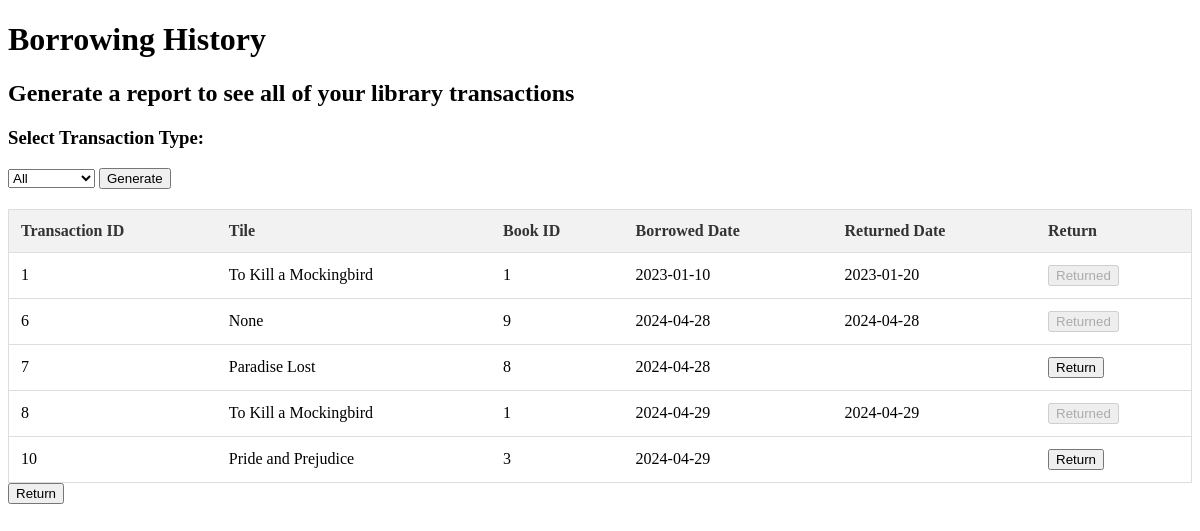
Screenshot of /borrowHistory (signed in) with the database file from the repository.
### tables this page shows
CREATE TABLE "Transactions" (
	"Transaction_ID"	INTEGER,
	"Book_ID"	INTEGER,
	"Title"	TEXT,
	"User_ID"	INTEGER,
	"Librarian_ID"	INTEGER,
	"Borrowed_Date"	DATE,
	"Returned_Date"	DATE,
	PRIMARY KEY("Transaction_ID"),
	FOREIGN KEY("Title") REFERENCES "Books"("Title")
	FOREIGN KEY("User_ID") REFERENCES "Users"("User_ID"),
	FOREIGN KEY("Librarian_ID") REFERENCES "Librarians"("Librarian_ID"),
	FOREIGN KEY("Book_ID") REFERENCES "Books"("Book_ID")
);

### app.py (the view)
@app.route('/borrowHistory', methods = ['GET'])
def borrow_History():
    conn = sqlite3.connect(DATABASE)
    cur = conn.cursor()
    user_id = session.get('id')
    cur.execute('SELECT * FROM Transactions WHERE User_ID = ?', (user_id,))
    results = cur.fetchall()
    conn.close()
    return render_template('borrowhistory.html', results=results)

### templates/borrowhistory.html (shortened to what this page needs)
<!DOCTYPE html>
<html lang="en">
<head>
</head>
<body>
    <h1>Borrowing History</h1>
    <section>
    <h2>Generate a report to see all of your library transactions</h2>
    <h3>Select Transaction Type:</h3>
    <form action="/TransactionType" method = "get">
        <select id="select">
           <option value="all">All</option>
       </select>
       <button type="submit" onclick="getValue()">Generate</button>
      </form>
    </section>
    <table>
        <tr>
            <th>Transaction ID</th>
            <th>Tile</th>
            <th>Book ID</th>
            <th>Borrowed Date</th>
            <th>Returned Date</th>
            <th>Return</th>
        </tr>
        {% for book in results %}
        <tr>
            <td>{{ book[0] }}</td>
            <td>{{ book[2] }}</td>
            <td>{{ book[1] }}</td>
            <td>{{ book[5] }}</td>
            <td>{{ book[6] or NULL }}</td>
            <td>
                <form action="/return" method="post">
                    {% if book[6] == '' or book[6] is none %}
                        <button type="submit">Return</button>
                    {% else %}
                        <button disabled="disabled">Returned</button>
                    {% endif %}
                </form>
            </td>
        </tr>
        {% endfor %}
    </table>
  <form action="/previous">
    <button type="submit">Return</button>
    </form>
</body>
</html>

### templates/borrowhistory.html (style rules this page uses)
table { width: 100%; border-collapse: collapse; border: 1px solid #ddd; margin-top: 20px; }
th, td { padding:12px; text-align: left; border-bottom: 1px solid #ddd }
th { background-color: #f2f2f2; color: #333; }

### rows the page displays
Transactions: Transaction_ID "1", Title "To Kill a Mockingbird", Book_ID "1", Borrowed_Date "2023-01-10", Returned_Date "2023-01-20"
Transactions: Transaction_ID "6", book "None", Book_ID "9", Borrowed_Date "2024-04-28", Returned_Date "2024-04-28"
Transactions: Transaction_ID "7", Title "Paradise Lost", Book_ID "8", Borrowed_Date "2024-04-28", shows "Return"
Transactions: Transaction_ID "8", Title "To Kill a Mockingbird", Book_ID "1", Borrowed_Date "2024-04-29", Returned_Date "2024-04-29"
Transactions: Transaction_ID "10", Title "Pride and Prejudice", Book_ID "3", Borrowed_Date "2024-04-29", shows "Return"
